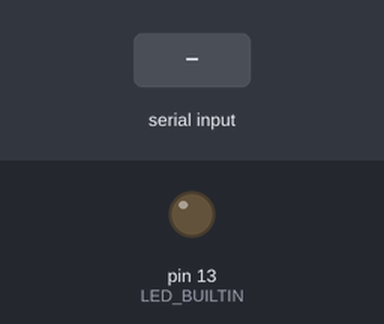
Bench run of a sketch on a simulated Arduino Uno, built with avr-gcc and run on an emulated ATmega328P. Shown: output pins drawn as LEDs (lit = HIGH). Inputs (shaded band) come from the test bench.

Above: at 1.2 s.
1.3 s: "r" received over Serial
At 1.8 s:
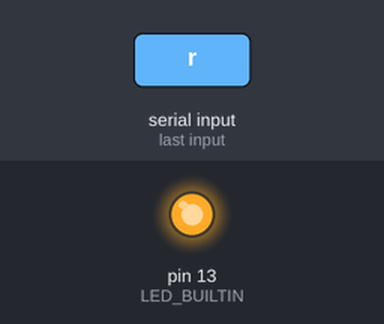
Timing chart, 0 to 4.3 s (numbered marks = the images above; inputs shaded):
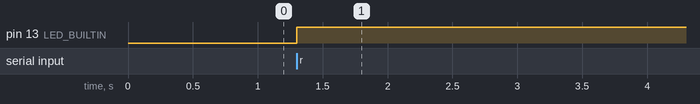

Measured:
- after the input at 1.3 s, pin 13 (LED_BUILTIN): LOW → HIGH at once

The sketch:

07_BlueTooth.ino
```cpp
char cmd;
bool status = LOW;

void setup() {
  // put your setup code here, to run once:
  Serial.begin(9600);
  pinMode(LED_BUILTIN, OUTPUT);
  digitalWrite(LED_BUILTIN, status);
}

void loop() {
  // put your main code here, to run repeatedly:
  if (Serial.available()) {
    cmd = Serial.read();
    if (cmd == 'r') {
      status = !status;
      digitalWrite(LED_BUILTIN, status);
    }
  }
}
```
